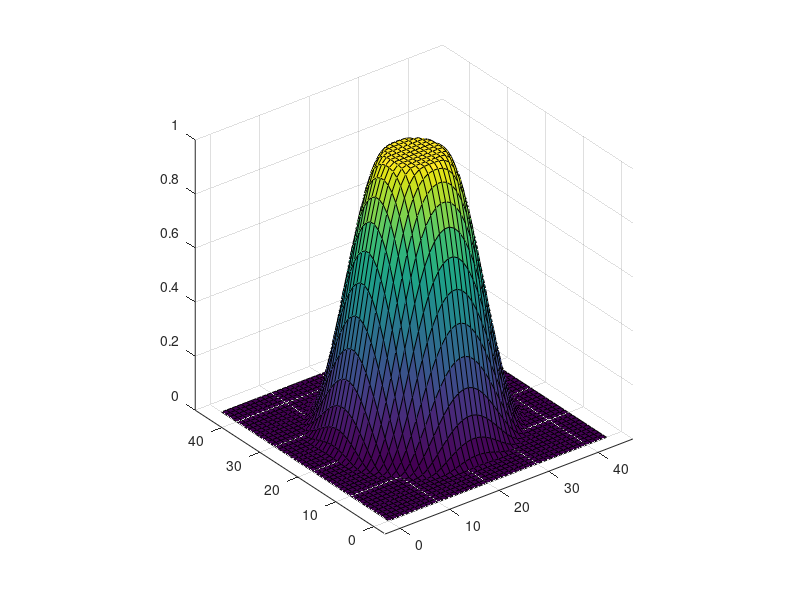

This figure's MATLAB source: (Note: this script raises an error after producing the figure.)
%
% 3D printed negative mold for WorMotel 
% Matt Churgin, Chris Fang-Yen et al.
% from Churgin et al. eLife 2017 paper
% clear all

% xwells = 24;
% ywells = 16;
docornercuts = 0;

xwells = 20;
ywells = 12;

% xwells = 8;
% ywells = 6;
 
% xwells = 4;
% ywells = 3;

% COMPACT BORDERS

textstring = '130305-240WELL-ARMS';  
% no spaces.  should be similar to filename of .m file

steps_per_mm = 10;

baseheight = 4*steps_per_mm;  % height of mold at top of wells
welldepth = 3*steps_per_mm;

moatwidth = .5*steps_per_mm;  % must be odd in # pixels
moatdepth = 2*steps_per_mm;

unitcell = 4.5*steps_per_mm;

% cornerdiagonal = 

numborders = 6;  % number of borders around wells from inside to out
borderx = zeros(numborders,1); % x width of borders
bordery = zeros(numborders,1); % y width of borders
borderheight= zeros(numborders,1); % border heights
outerwallheight = baseheight + 10 * steps_per_mm;

borderx(1) = .5*steps_per_mm;   % extra outer moat width
bordery(1) = .5*steps_per_mm;   % 
borderheight(1) =  baseheight + moatdepth;

borderx(2) = 2*steps_per_mm;   % baseheight border 
bordery(2) = 2*steps_per_mm;   %  
borderheight(2) =  baseheight;

borderx(3) = 2*steps_per_mm;   % hydration border 
bordery(3) = 2*steps_per_mm;   % 
borderheight(3) =  1*steps_per_mm;

borderx(4) = 0*steps_per_mm;   % notch for cutting off (NOT USED)
bordery(4) = 0*steps_per_mm;   % 
borderheight(4) =  baseheight  + 0;

borderx(5) = 8.8*steps_per_mm;   % arm / outer wall 
bordery(5) = 5.6*steps_per_mm;   % 
borderheight(5) =  outerwallheight-0.1;

borderx(6) = 2*steps_per_mm;   % outer wall
bordery(6) = 2*steps_per_mm;   % outer wall
borderheight(6) = outerwallheight;

% % approximate humidifying volume in mL
% v1 = 2 * 7 * 85 * 3 /1000
% 
% % approximate media volume
% v2= 384 * 20 / 1000
% 
% % approximate moat volume
% v3= 1.5 * 0.5 * (16*116 + 24 * 75) / 1000
% 
% % total liquid volume
% v1+v2+v3
% 
% borderx(4) = 2*steps_per_mm;   % humidification moat wall (also device outer wall)
% borderheight(4) =  baseheight;


alignmentmarkdepth = 1*steps_per_mm;

% bordery = borderx;  % symmetric

bordersumx = sum(borderx);  % total border width
bordersumy = sum(bordery);

R1 = 0.2*unitcell/2; % radius of inner flat portion
R2 = .8*unitcell/2; % radius of outer flat portion
x = [0:1:unitcell-1]; y =  [0:1:unitcell-1];
[X,Y] = meshgrid(x,y);
R = sqrt((X-.5*unitcell).^2 + (Y-.5*unitcell).^2);
Z = 1-1*(1-cos(pi*(R-R1)/(R2-R1)))/2;  % Function describing well shape
Z(R<R1) = 1;
Z(R>R2) = 0;

figure(1); 
surf(X,Y,Z);  % UNIT HEIGHT PROFILE
axis vis3d; 

% MAKE WELL ARRAY
Zarray1 = baseheight + welldepth * repmat(Z, ywells, xwells);
Zarray = baseheight*ones(2*bordersumy+ywells*unitcell, 2*bordersumx+xwells*unitcell);
Zarray((bordersumy+1):(bordersumy+ywells*unitcell),(bordersumx+1):(bordersumx+xwells*unitcell)) = Zarray1;

[Xarray,Yarray] = meshgrid([0:size(Zarray,2)-1], [0:size(Zarray,1)-1]);

% MAKE BORDERS
for j=1:numborders  % work from inside out
    Zarray(Yarray>(size(Zarray,1)-sum(bordery(j:end)))) = borderheight(j);
    Zarray(Yarray<sum(bordery(j:end))) = borderheight(j);
    Zarray(Xarray<sum(borderx(j:end))) = borderheight(j);
    Zarray(Xarray>(size(Zarray,2)-sum(borderx(j:end)))) = borderheight(j);
end

% Make moats and lines
shift1=1;
for x1 = 0:xwells
    Zarray(bordersumy:end-bordersumy+shift1,(bordersumx+x1*unitcell-(moatwidth-1)/2+shift1):(bordersumx+x1*unitcell+(moatwidth-1)/2)+shift1) = baseheight + moatdepth;
    
%     Zarray(sum(bordery(4:end)):sum(bordery(3:end)),(bordersumx+x1*unitcell-(moatwidth-1)/2+shift1):(bordersumx+x1*unitcell+(moatwidth-1)/2)+shift1) = borderheight(3) + alignmentmarkdepth;
%     Zarray(end-sum(bordery(3:end))+2:end-sum(bordery(4:end))+1,(bordersumx+x1*unitcell-(moatwidth-1)/2+shift1):(bordersumx+x1*unitcell+(moatwidth-1)/2)+shift1) = borderheight(3) + alignmentmarkdepth;

end
for y1 = 0:ywells
    Zarray((bordersumy+y1*unitcell-(moatwidth-1)/2+shift1):(bordersumy+y1*unitcell+(moatwidth-1)/2+shift1), bordersumx+shift1:end-bordersumx+shift1) = baseheight + moatdepth;
%     Zarray((bordersumy+y1*unitcell-(moatwidth-1)/2+shift1):(bordersumy+y1*unitcell+(moatwidth-1)/2+shift1), sum(borderx(4:end)):sum(borderx(3:end))) = borderheight(3) + alignmentmarkdepth;
%     Zarray((bordersumy+y1*unitcell-(moatwidth-1)/2+shift1):(bordersumy+y1*unitcell+(moatwidth-1)/2+shift1), end-sum(borderx(3:end))+2:end-sum(borderx(4:end))+1) = borderheight(3) + alignmentmarkdepth;
end



dotext =1;
donumbersletters = 1;
textbordernumber = 2;
textheight = .8 * steps_per_mm;

if dotext
    % add text at border
    % textstartx = size(Zarray,2)-sum(borderx((textbordernumber):end)) + 6; 
    textstartx = sum(borderx((textbordernumber+1):end)) + round(borderx(textbordernumber)/6); 
    %- round(.25 * borderx(textbordernumber)); ;
%     textstarty = size(Zarray,1)-sum(bordery((textbordernumber+1):end)) -3 ;
    textstarty = sum(bordery((textbordernumber+1):end)) +round(bordery(textbordernumber));
    % textsize = round(.5 * borderx(textbordernumber));
    textimg = imrotate(text2img(textstring, 16), -90);
%     textimg = textimg(:,end:-1:1);  
    Zarray((textstarty:textstarty+size(textimg,1)-1), (textstartx):(textstartx+size(textimg,2)-1)) = ...
       Zarray((textstarty:textstarty+size(textimg,1)-1), (textstartx):(textstartx+size(textimg,2)-1))+ textheight*textimg;
end

if donumbersletters
    % add numbers and lines along X
    for i=1:xwells
         numberimg = text2img(num2str(i),12); 
         
    %      numberimg =      numberimg(:,end:-1:1);
         xpos = round(sum(borderx)+ ((i-.5)*unitcell)-0.5*size(numberimg,2));
         ypos = sum(bordery((textbordernumber+1):end))+ round(bordery(textbordernumber)/4);
         Zarray(ypos:(ypos+size(numberimg,1)-1), xpos:(xpos+size(numberimg,2)-1)) =   Zarray(ypos:(ypos+size(numberimg,1)-1), xpos:(xpos+size(numberimg,2)-1))  + numberimg * textheight;

    %      Zarray(ypos, xpos) =   Zarray(ypos, xpos)+100;
    %      Zarray(

    end

    % add letters along Y
    for i=1:ywells
         numberimg = text2img(char(64+i),12); 
    %      numberimg =      numberimg(:,end:-1:1); % mirror image
         xpos = size(Zarray,2) - (sum(borderx((textbordernumber+1):end))+ round(borderx(textbordernumber)/1.7));
         ypos = round( sum(bordery)+ ((i-.5)*unitcell)-0.5*size(numberimg,1));
         Zarray(ypos:(ypos+size(numberimg,1)-1), xpos:(xpos+size(numberimg,2)-1)) =   Zarray(ypos:(ypos+size(numberimg,1)-1), xpos:(xpos+size(numberimg,2)-1))  + numberimg * textheight;
    end
end

doarms = 1;
armwidth = 5 * steps_per_mm;
armheight = baseheight;

if doarms
    armmask = zeros(size(Zarray));
    armmask(round(1/4*size(Zarray,1)-armwidth/2):round(1/4*size(Zarray,1)+armwidth/2), :)=1;
    armmask(round(3/4*size(Zarray,1)-armwidth/2):round(3/4*size(Zarray,1)+armwidth/2), :)=1;
    armmask(:,round(1/4*size(Zarray,2)-armwidth/2):round(1/4*size(Zarray,2)+armwidth/2))=1;
    armmask(:,round(3/4*size(Zarray,2)-armwidth/2):round(3/4*size(Zarray,2)+armwidth/2))=1;
    
    armregion = boolean((Zarray == outerwallheight-0.1).*armmask);
    Zarray(armregion) = armheight;
    
    
    mask1 = (Zarray < outerwallheight-0.1);
    se = strel('square',30);
    mask1d = imdilate(mask1,se);
    Zarray(mask1d==0)= 1*steps_per_mm;
end

if docornercuts      % MAKE CORNER CUTS
    for x=86:120
        y = 785-103-8+x;
        Zarray(y,x+3:x+10) = baseheight;
    end
    
    for x=43:125
        y = 680+x;
        Zarray(y,x+3:x+12) = borderheight(4);
    end
    
    % xi = [54.  122.   54.   54.]';
    % yi = [732.  802  802.  732.]';
    xi = [51 129 48 48.]';
    yi = [729 807 806 729]';
    xi = [50.1921   50.3825  129.5852   41.2437   42.0053   50.1921]';
    yi = [721.4640  727.9373  807.5208  807.5208  721.2736  721.4640]';
    BW=roipoly(Zarray,xi,yi);
    Zarray(BW) = borderheight(5);

%     Zarray(760:764,97:103) = baseheight;
%     Zarray(765:766,102:103) = baseheight;
%     Zarray(786:790,123:126) = baseheight;

    % Copy on RHS

    LHS = Zarray(711:810, 41:140);

    Zarray(711:711+size(LHS,1)-1, 1142:1142+size(LHS,2)-1) = LHS(:,end:-1:1);
end


% Border of zeros around entire object (eats into outermost border)
Zarray(1,:) = 0;
Zarray(end,:) = 0;
Zarray(:,1) = 0;
Zarray(:,end) = 0;

figure(3);clf;
subplot(211);
plot(Zarray(round(bordersumy+unitcell/2),:));
title('X section');
axis equal
subplot(212);
plot(Zarray(:,round(bordersumx+unitcell/2)));
title('Y section');
axis equal
% 
% figure(4); clf;
% % subplot(211);
% % surf(Xarray,Yarray,Zarray);
% surf(Xarray, Yarray, Zarray);
% axis vis3d; axis equal;
% shading interp;
% colormap gray;
% % imagesc(Zarray);
% axis image
% 
% figure(5); clf;
% % surf(Xarray,Yarray,Zarray);
% % subplot(212);
% surf(-Xarray, -Yarray, -Zarray);
% axis vis3d; axis equal;
% shading interp;
% colormap gray;
% title('Mold');

figure(6); clf;
imagesc(-Zarray);
axis image;
title('-Mold');
% colormap gray;

Zrange = max(max(Zarray)) - min(min(Zarray));
Xrange = max(max(Xarray)) - min(min(Xarray));
Yrange = max(max(Yarray)) - min(min(Yarray));

disp('Dimensions of final object (X, Y, Z) (mm) = ');
disp([Xrange Yrange Zrange]/steps_per_mm)

maxrange = max(max(Xrange,Yrange), Zrange)


% calculate size of molded object

Zmax = max(max(Zarray));
crosssectionx = Zarray(round(size(Zarray,1)/4), :);
crosssectiony = Zarray(:,round(size(Zarray,2)/4))';

idx1 = find(crosssectionx(1:100) == Zmax, 1, 'last');
idx2 = length(crosssectionx) - find(crosssectionx(end-1:-1:end-100) == Zmax, 1, 'last');
objectsize_x = idx2 - idx1;

idx1 = find(crosssectiony(1:100) == Zmax, 1, 'last');
idx2 = length(crosssectiony) - find(crosssectiony(end-1:-1:end-100) == Zmax, 1, 'last');
objectsize_y = idx2 - idx1;

disp('Dimensions of molded object (X, Y, Z) (mm) = ');
disp([objectsize_x objectsize_y 0]/steps_per_mm);

disp('Microplate interior dimensions  = 116.8 74.5')

disp('Shortfall = ');
disp([objectsize_x objectsize_y 0]/steps_per_mm -[116.8 74.5 0 ]);

%%
figure(7);
% convert to a solid
[X_out, Y_out, Z_out] = surf2solid(Xarray,Yarray,Zarray, maxrange/steps_per_mm, 1);
% print('-dpng', 'Plots/surf2solid_ex.png');

axis vis3d;
axis equal;

tic
% output a STL version of the solid
filename = ['\\psf\Home\Dropbox\PROJECTS\Microwell384\' textstring '.stl'];
mode = 'binary';
surf2stl(filename,X_out,Y_out,Z_out,mode);
toc
